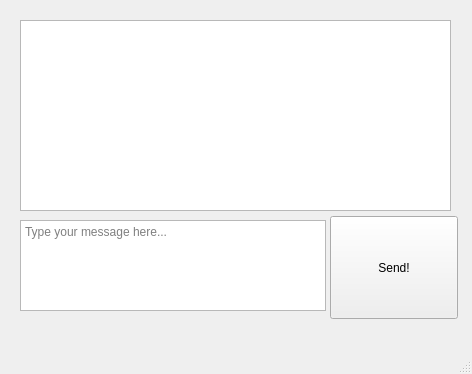
<?xml version="1.0" encoding="UTF-8"?>
<ui version="4.0">
 <class>MainWindow</class>
 <widget class="QMainWindow" name="MainWindow">
  <property name="geometry">
   <rect>
    <x>0</x>
    <y>0</y>
    <width>472</width>
    <height>374</height>
   </rect>
  </property>
  <property name="windowTitle">
   <string>ThatChat Secure Chat Client</string>
  </property>
  <widget class="QWidget" name="centralwidget">
   <widget class="QPushButton" name="sendButton">
    <property name="enabled">
     <bool>true</bool>
    </property>
    <property name="geometry">
     <rect>
      <x>330</x>
      <y>216</y>
      <width>128</width>
      <height>103</height>
     </rect>
    </property>
    <property name="text">
     <string>Send!</string>
    </property>
   </widget>
   <widget class="QTextEdit" name="textEdit">
    <property name="geometry">
     <rect>
      <x>20</x>
      <y>20</y>
      <width>431</width>
      <height>191</height>
     </rect>
    </property>
    <property name="undoRedoEnabled">
     <bool>false</bool>
    </property>
    <property name="readOnly">
     <bool>true</bool>
    </property>
   </widget>
   <widget class="QTextEdit" name="textEdit_2">
    <property name="geometry">
     <rect>
      <x>20</x>
      <y>220</y>
      <width>306</width>
      <height>91</height>
     </rect>
    </property>
    <property name="html">
     <string>&lt;!DOCTYPE HTML PUBLIC &quot;-//W3C//DTD HTML 4.0//EN&quot; &quot;http://www.w3.org/TR/REC-html40/strict.dtd&quot;&gt;
&lt;html&gt;&lt;head&gt;&lt;meta name=&quot;qrichtext&quot; content=&quot;1&quot; /&gt;&lt;style type=&quot;text/css&quot;&gt;
p, li { white-space: pre-wrap; }
&lt;/style&gt;&lt;/head&gt;&lt;body style=&quot; font-family:'.SF NS Text'; font-size:13pt; font-weight:400; font-style:normal;&quot;&gt;
&lt;p style=&quot;-qt-paragraph-type:empty; margin-top:0px; margin-bottom:0px; margin-left:0px; margin-right:0px; -qt-block-indent:0; text-indent:0px;&quot;&gt;&lt;br /&gt;&lt;/p&gt;&lt;/body&gt;&lt;/html&gt;</string>
    </property>
    <property name="placeholderText">
     <string>Type your message here...</string>
    </property>
   </widget>
  </widget>
  <widget class="QStatusBar" name="statusbar"/>
 </widget>
 <resources/>
 <connections/>
</ui>
